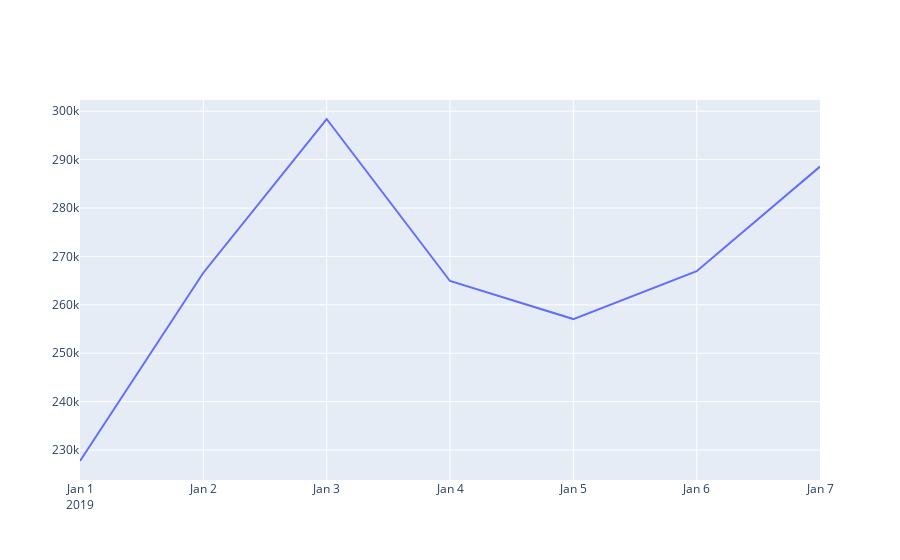
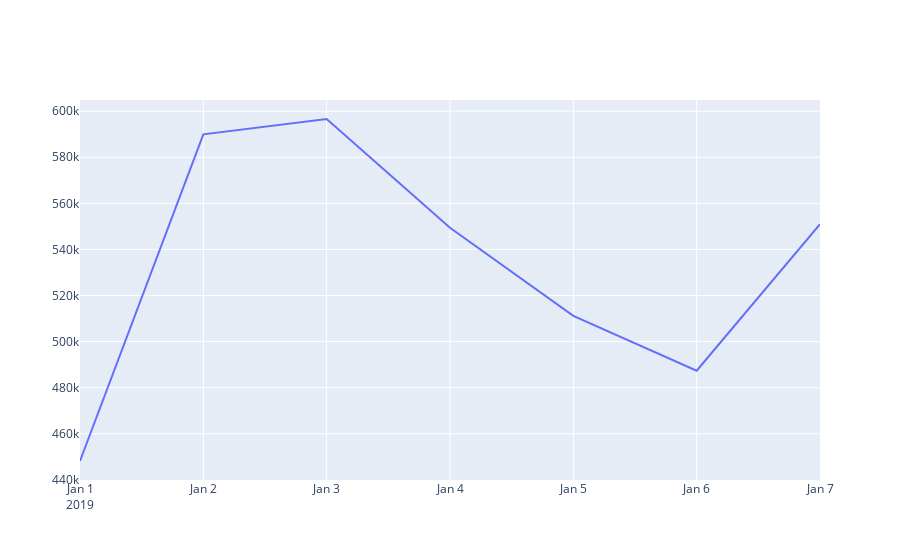
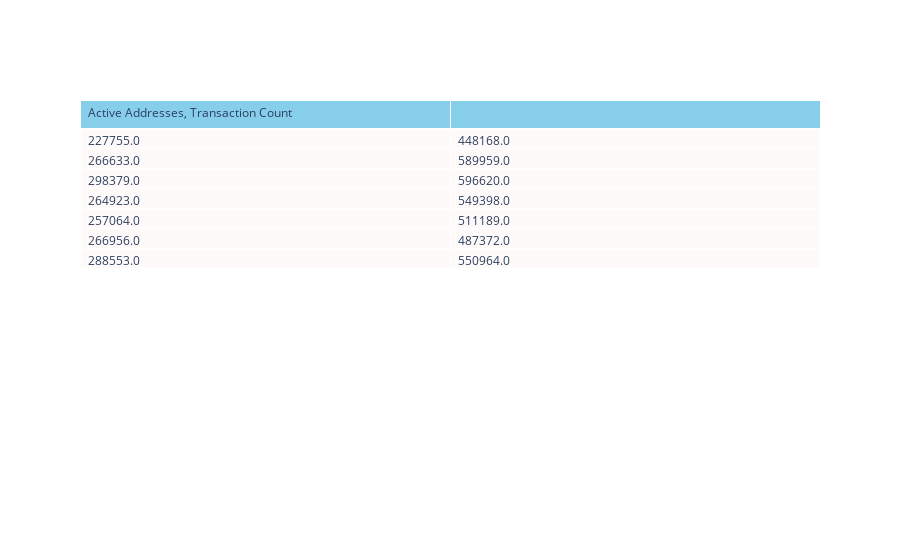

Here is the notebook cell these charts were saved with, in order:
### Code cell
test_pipeline = p()
test_obj = cm()
test_network_data = test_obj.get_coinmetrics_network_data(api_key='KKzV6V2DTY87v3m1dGZu', asset='eth', metrics='AdrActCnt,TxCnt', start='2019-01-01', end='2019-01-07')
test_chart = lc(chart_title='test', y_axis_columns=['AdrActCnt'])
test_chart_2 = lc(chart_title='test 2', y_axis_columns=['TxCnt'])
test_table = tbl(table_title='test table', table_headers=['Active Addresses, Transaction Count'], table_columns=['AdrActCnt', 'TxCnt'])
test_pipeline.load_data(df=test_network_data)
test_pipeline.load_transformers(transformers=[dn()])
test_pipeline.print_transformers()
test_pipeline.execute_transformers()


test_pipeline.load_visualizations(visualizations=[test_chart, test_chart_2, test_table])
test_pipeline.render_visualizations()
# test_pipeline.get_data()

### Figure 1 — Plotly figure (JSON) as saved in the notebook; plotly's stock layout.template omitted (floating-point values rounded to 4 significant figures)
{"data": [{"mode": "lines", "name": "lines", "type": "scatter", "x": ["2019-01-01", "2019-01-02", "2019-01-03", "2019-01-04", "2019-01-05", "2019-01-06", "2019-01-07"], "y": ["227755.0", "266633.0", "298379.0", "264923.0", "257064.0", "266956.0", "288553.0"]}], "layout": {"autosize": true, "xaxis": {"autorange": true, "range": ["2019-01-01", "2019-01-07"], "type": "date"}, "yaxis": {"autorange": true, "range": [223800.0, 302300.0], "type": "linear"}}}

### Figure 2 — Plotly figure (JSON) as saved in the notebook; plotly's stock layout.template omitted (floating-point values rounded to 4 significant figures)
{"data": [{"mode": "lines", "name": "lines", "type": "scatter", "x": ["2019-01-01", "2019-01-02", "2019-01-03", "2019-01-04", "2019-01-05", "2019-01-06", "2019-01-07"], "y": ["448168.0", "589959.0", "596620.0", "549398.0", "511189.0", "487372.0", "550964.0"]}], "layout": {"autosize": true, "xaxis": {"autorange": true, "range": ["2019-01-01", "2019-01-07"], "type": "date"}, "yaxis": {"autorange": true, "range": [439900.0, 604900.0], "type": "linear"}}}

### Figure 3 — Plotly figure (JSON) as saved in the notebook; plotly's stock layout.template omitted (floating-point values rounded to 4 significant figures)
{"data": [{"cells": {"align": "left", "fill": {"color": "snow"}, "values": [["227755.0", "266633.0", "298379.0", "264923.0", "257064.0", "266956.0", "288553.0"], ["448168.0", "589959.0", "596620.0", "549398.0", "511189.0", "487372.0", "550964.0"]]}, "header": {"align": "left", "fill": {"color": "skyblue"}, "values": ["Active Addresses, Transaction Count"]}, "type": "table"}], "layout": {"autosize": true}}
